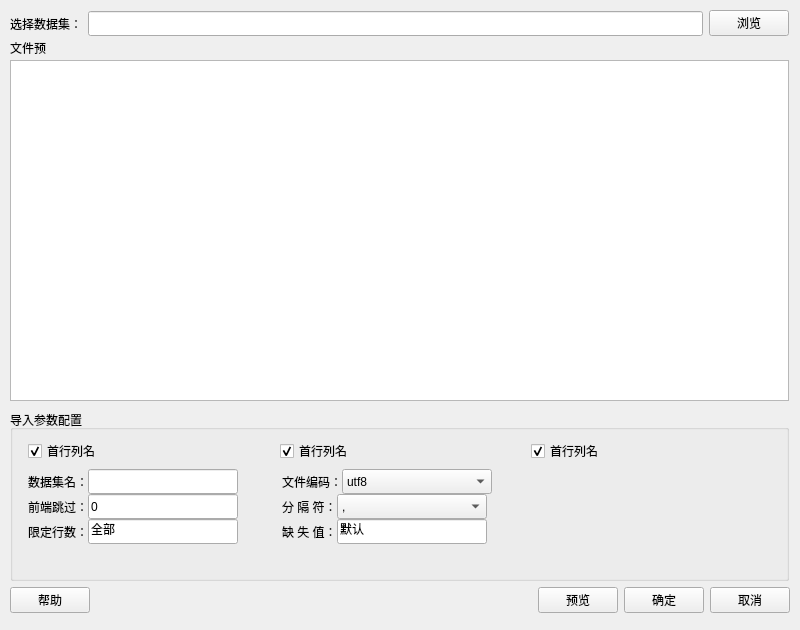
<?xml version="1.0" encoding="UTF-8"?>
<ui version="4.0">
 <class>Form</class>
 <widget class="QWidget" name="Form">
  <property name="geometry">
   <rect>
    <x>0</x>
    <y>0</y>
    <width>800</width>
    <height>630</height>
   </rect>
  </property>
  <property name="minimumSize">
   <size>
    <width>800</width>
    <height>600</height>
   </size>
  </property>
  <property name="maximumSize">
   <size>
    <width>16777215</width>
    <height>16777215</height>
   </size>
  </property>
  <property name="windowTitle">
   <string>导入文本数据</string>
  </property>
  <property name="windowIcon">
   <iconset>
    <normaloff>:/resources/icons/txt.svg</normaloff>:/resources/icons/txt.svg</iconset>
  </property>
  <widget class="QWidget" name="widget" native="true">
   <property name="geometry">
    <rect>
     <x>10</x>
     <y>575</y>
     <width>780</width>
     <height>51</height>
    </rect>
   </property>
   <property name="minimumSize">
    <size>
     <width>50</width>
     <height>0</height>
    </size>
   </property>
   <property name="maximumSize">
    <size>
     <width>16777215</width>
     <height>16777215</height>
    </size>
   </property>
   <layout class="QHBoxLayout" name="horizontalLayout_10">
    <item>
     <layout class="QHBoxLayout" name="horizontalLayout_8">
      <item>
       <widget class="QPushButton" name="pushButton_help">
        <property name="minimumSize">
         <size>
          <width>0</width>
          <height>25</height>
         </size>
        </property>
        <property name="text">
         <string>帮助</string>
        </property>
       </widget>
      </item>
      <item>
       <spacer name="horizontalSpacer_2">
        <property name="orientation">
         <enum>Qt::Horizontal</enum>
        </property>
        <property name="sizeHint" stdset="0">
         <size>
          <width>40</width>
          <height>20</height>
         </size>
        </property>
       </spacer>
      </item>
      <item>
       <widget class="QPushButton" name="pushButton_preview">
        <property name="minimumSize">
         <size>
          <width>0</width>
          <height>25</height>
         </size>
        </property>
        <property name="text">
         <string>预览</string>
        </property>
       </widget>
      </item>
      <item>
       <widget class="QPushButton" name="pushButton_ok">
        <property name="minimumSize">
         <size>
          <width>0</width>
          <height>25</height>
         </size>
        </property>
        <property name="text">
         <string>确定</string>
        </property>
       </widget>
      </item>
      <item>
       <widget class="QPushButton" name="pushButton_cancel">
        <property name="minimumSize">
         <size>
          <width>0</width>
          <height>25</height>
         </size>
        </property>
        <property name="text">
         <string>取消</string>
        </property>
       </widget>
      </item>
     </layout>
    </item>
   </layout>
  </widget>
  <widget class="QGroupBox" name="groupBox_2">
   <property name="geometry">
    <rect>
     <x>10</x>
     <y>410</y>
     <width>779</width>
     <height>171</height>
    </rect>
   </property>
   <property name="title">
    <string>导入参数配置</string>
   </property>
   <layout class="QFormLayout" name="formLayout_3">
    <item row="1" column="1">
     <layout class="QHBoxLayout" name="horizontalLayout_11">
      <item>
       <widget class="QCheckBox" name="checkBox_ifColumns_2">
        <property name="text">
         <string>首行列名</string>
        </property>
        <property name="checked">
         <bool>true</bool>
        </property>
       </widget>
      </item>
      <item>
       <widget class="QCheckBox" name="checkBox_ifColumns_3">
        <property name="text">
         <string>首行列名</string>
        </property>
        <property name="checked">
         <bool>true</bool>
        </property>
       </widget>
      </item>
      <item>
       <widget class="QCheckBox" name="checkBox_ifColumns">
        <property name="text">
         <string>首行列名</string>
        </property>
        <property name="checked">
         <bool>true</bool>
        </property>
       </widget>
      </item>
     </layout>
    </item>
    <item row="2" column="1">
     <layout class="QFormLayout" name="formLayout_2">
      <property name="horizontalSpacing">
       <number>4</number>
      </property>
      <item row="0" column="0">
       <layout class="QVBoxLayout" name="verticalLayout">
        <item>
         <layout class="QHBoxLayout" name="horizontalLayout_2">
          <item>
           <widget class="QLabel" name="label_6">
            <property name="minimumSize">
             <size>
              <width>0</width>
              <height>25</height>
             </size>
            </property>
            <property name="text">
             <string>数据集名：</string>
            </property>
           </widget>
          </item>
          <item>
           <widget class="QLineEdit" name="lineEdit_datasetName">
            <property name="minimumSize">
             <size>
              <width>150</width>
              <height>25</height>
             </size>
            </property>
            <property name="maximumSize">
             <size>
              <width>150</width>
              <height>16777215</height>
             </size>
            </property>
            <property name="text">
             <string/>
            </property>
           </widget>
          </item>
          <item>
           <spacer name="horizontalSpacer_7">
            <property name="orientation">
             <enum>Qt::Horizontal</enum>
            </property>
            <property name="sizeHint" stdset="0">
             <size>
              <width>40</width>
              <height>20</height>
             </size>
            </property>
           </spacer>
          </item>
         </layout>
        </item>
        <item>
         <layout class="QHBoxLayout" name="horizontalLayout_3">
          <item>
           <widget class="QLabel" name="label_3">
            <property name="minimumSize">
             <size>
              <width>0</width>
              <height>25</height>
             </size>
            </property>
            <property name="text">
             <string>前端跳过：</string>
            </property>
           </widget>
          </item>
          <item>
           <widget class="QLineEdit" name="lineEdit_passHead">
            <property name="minimumSize">
             <size>
              <width>150</width>
              <height>25</height>
             </size>
            </property>
            <property name="maximumSize">
             <size>
              <width>150</width>
              <height>16777215</height>
             </size>
            </property>
            <property name="text">
             <string>0</string>
            </property>
           </widget>
          </item>
          <item>
           <spacer name="horizontalSpacer_8">
            <property name="orientation">
             <enum>Qt::Horizontal</enum>
            </property>
            <property name="sizeHint" stdset="0">
             <size>
              <width>40</width>
              <height>20</height>
             </size>
            </property>
           </spacer>
          </item>
         </layout>
        </item>
        <item>
         <layout class="QHBoxLayout" name="horizontalLayout_4">
          <item>
           <widget class="QLabel" name="label_4">
            <property name="minimumSize">
             <size>
              <width>0</width>
              <height>25</height>
             </size>
            </property>
            <property name="text">
             <string>限定行数：</string>
            </property>
           </widget>
          </item>
          <item>
           <widget class="QLineEdit" name="lineEdit_limitRow">
            <property name="minimumSize">
             <size>
              <width>150</width>
              <height>25</height>
             </size>
            </property>
            <property name="maximumSize">
             <size>
              <width>150</width>
              <height>16777215</height>
             </size>
            </property>
            <property name="text">
             <string>全部</string>
            </property>
           </widget>
          </item>
          <item>
           <spacer name="horizontalSpacer_9">
            <property name="orientation">
             <enum>Qt::Horizontal</enum>
            </property>
            <property name="sizeHint" stdset="0">
             <size>
              <width>40</width>
              <height>20</height>
             </size>
            </property>
           </spacer>
          </item>
         </layout>
        </item>
       </layout>
      </item>
      <item row="0" column="1">
       <layout class="QVBoxLayout" name="verticalLayout_2">
        <item>
         <layout class="QHBoxLayout" name="horizontalLayout_5">
          <item>
           <widget class="QLabel" name="label_5">
            <property name="minimumSize">
             <size>
              <width>0</width>
              <height>25</height>
             </size>
            </property>
            <property name="text">
             <string>文件编码：</string>
            </property>
           </widget>
          </item>
          <item>
           <widget class="QComboBox" name="comboBox_encode">
            <property name="minimumSize">
             <size>
              <width>150</width>
              <height>25</height>
             </size>
            </property>
            <property name="maximumSize">
             <size>
              <width>100</width>
              <height>16777215</height>
             </size>
            </property>
            <item>
             <property name="text">
              <string>utf8</string>
             </property>
            </item>
            <item>
             <property name="text">
              <string>gb2312</string>
             </property>
            </item>
            <item>
             <property name="text">
              <string>gbk</string>
             </property>
            </item>
            <item>
             <property name="text">
              <string>ascii</string>
             </property>
            </item>
           </widget>
          </item>
          <item>
           <spacer name="horizontalSpacer_3">
            <property name="orientation">
             <enum>Qt::Horizontal</enum>
            </property>
            <property name="sizeHint" stdset="0">
             <size>
              <width>40</width>
              <height>20</height>
             </size>
            </property>
           </spacer>
          </item>
         </layout>
        </item>
        <item>
         <layout class="QHBoxLayout" name="horizontalLayout_6">
          <item>
           <widget class="QLabel" name="label_2">
            <property name="minimumSize">
             <size>
              <width>0</width>
              <height>25</height>
             </size>
            </property>
            <property name="text">
             <string>分 隔 符：</string>
            </property>
           </widget>
          </item>
          <item>
           <widget class="QComboBox" name="comboBox_separator">
            <property name="minimumSize">
             <size>
              <width>150</width>
              <height>25</height>
             </size>
            </property>
            <property name="maximumSize">
             <size>
              <width>150</width>
              <height>16777215</height>
             </size>
            </property>
            <item>
             <property name="text">
              <string>,</string>
             </property>
            </item>
            <item>
             <property name="text">
              <string>;</string>
             </property>
            </item>
            <item>
             <property name="text">
              <string>\s</string>
             </property>
            </item>
            <item>
             <property name="text">
              <string>\t</string>
             </property>
            </item>
           </widget>
          </item>
          <item>
           <spacer name="horizontalSpacer_4">
            <property name="orientation">
             <enum>Qt::Horizontal</enum>
            </property>
            <property name="sizeHint" stdset="0">
             <size>
              <width>40</width>
              <height>20</height>
             </size>
            </property>
           </spacer>
          </item>
         </layout>
        </item>
        <item>
         <layout class="QHBoxLayout" name="horizontalLayout_7">
          <item>
           <widget class="QLabel" name="label_7">
            <property name="minimumSize">
             <size>
              <width>0</width>
              <height>25</height>
             </size>
            </property>
            <property name="text">
             <string>缺 失 值：</string>
            </property>
           </widget>
          </item>
          <item>
           <widget class="QLineEdit" name="lineEdit_missValue">
            <property name="minimumSize">
             <size>
              <width>150</width>
              <height>25</height>
             </size>
            </property>
            <property name="maximumSize">
             <size>
              <width>150</width>
              <height>16777215</height>
             </size>
            </property>
            <property name="text">
             <string>默认</string>
            </property>
           </widget>
          </item>
          <item>
           <spacer name="horizontalSpacer_5">
            <property name="orientation">
             <enum>Qt::Horizontal</enum>
            </property>
            <property name="sizeHint" stdset="0">
             <size>
              <width>40</width>
              <height>20</height>
             </size>
            </property>
           </spacer>
          </item>
         </layout>
        </item>
       </layout>
      </item>
     </layout>
    </item>
   </layout>
  </widget>
  <widget class="QTableWidget" name="tableWidget_previewData">
   <property name="enabled">
    <bool>true</bool>
   </property>
   <property name="geometry">
    <rect>
     <x>10</x>
     <y>60</y>
     <width>779</width>
     <height>341</height>
    </rect>
   </property>
  </widget>
  <widget class="QLabel" name="label">
   <property name="geometry">
    <rect>
     <x>10</x>
     <y>40</y>
     <width>36</width>
     <height>16</height>
    </rect>
   </property>
   <property name="text">
    <string>文件预览</string>
   </property>
  </widget>
  <widget class="QWidget" name="layoutWidget">
   <property name="geometry">
    <rect>
     <x>10</x>
     <y>10</y>
     <width>779</width>
     <height>27</height>
    </rect>
   </property>
   <layout class="QHBoxLayout" name="horizontalLayout">
    <item>
     <widget class="QLabel" name="label_8">
      <property name="minimumSize">
       <size>
        <width>0</width>
        <height>25</height>
       </size>
      </property>
      <property name="text">
       <string>选择数据集：</string>
      </property>
     </widget>
    </item>
    <item>
     <widget class="QLineEdit" name="lineEdit_filePath">
      <property name="minimumSize">
       <size>
        <width>0</width>
        <height>25</height>
       </size>
      </property>
     </widget>
    </item>
    <item>
     <widget class="QPushButton" name="pushButton_choosefile">
      <property name="minimumSize">
       <size>
        <width>0</width>
        <height>25</height>
       </size>
      </property>
      <property name="text">
       <string>浏览</string>
      </property>
     </widget>
    </item>
   </layout>
  </widget>
 </widget>
 <resources/>
 <connections/>
</ui>
